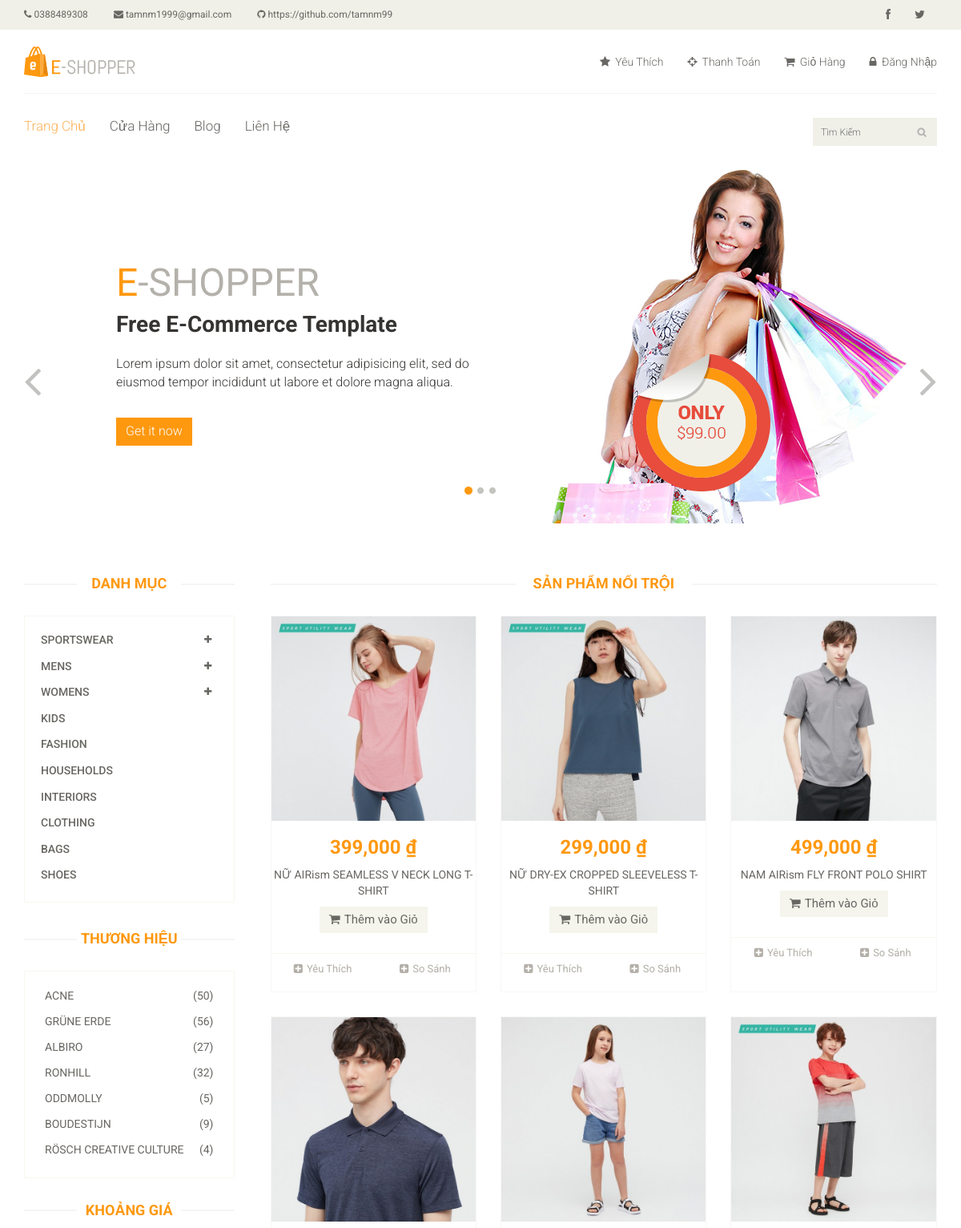
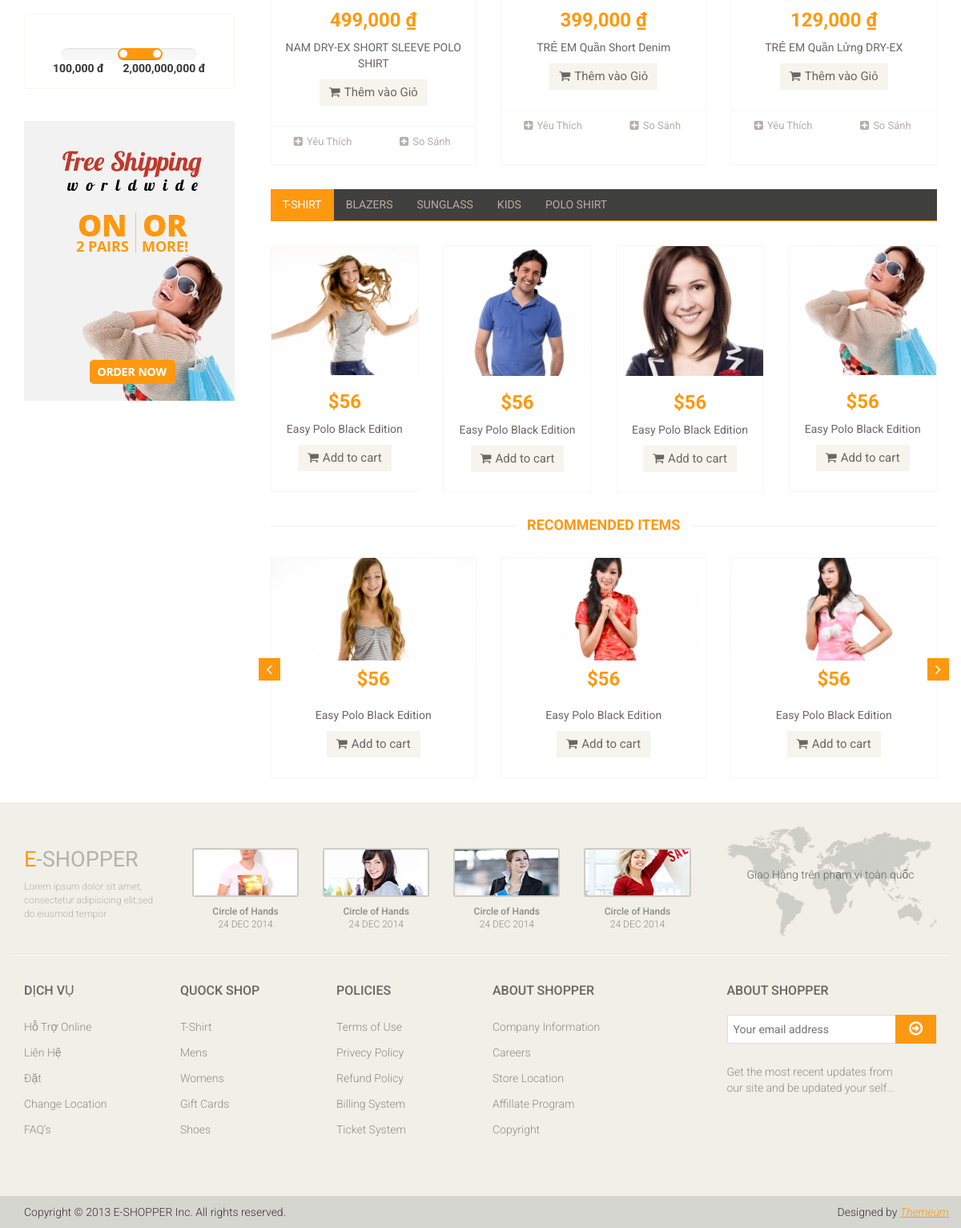
The page /public/index.php on the database its author committed (2 pictures, top to bottom).
### tables this page shows
CREATE TABLE `tbl_products` (
  `id` int(15) NOT NULL,
  `user_url_address` varchar(60) NOT NULL,
  `description` varchar(300) NOT NULL,
  `category` int(15) NOT NULL,
  `price` float NOT NULL,
  `quantity` int(11) NOT NULL,
  `image` varchar(500) NOT NULL,
  `image2` varchar(500) DEFAULT NULL,
  `image3` varchar(500) DEFAULT NULL,
  `image4` varchar(500) DEFAULT NULL,
  `date` datetime NOT NULL,
  `slug` varchar(100) DEFAULT NULL
);

### app/views/eshop/product.inc.php (the view)
<div class="col-sm-4" style="height: 500px; display: flex" >
    <div class="product-image-wrapper">
        <div class="single-products">
            <div class="productinfo text-center">
                <a href="<?= ROOT ?>product_details/<?= $data->slug ?>">
                    <div style="overflow: hidden">
                        <img class="product-image" src="<?= ROOT . $data->image ?>" alt=""/>
                    </div>
                </a>
                <h2><?= number_format($data->price, 0, ',') ?> ₫</h2>
                <p><?= $data->description ?></p>
                <a href="<?= ROOT ?>add_to_cart/<?= $data->id ?>" class="btn btn-default add-to-cart"><i
                            class="fa fa-shopping-cart"></i>Thêm vào Giỏ</a>
            </div>
        </div>
        <div class="choose">
            <ul class="nav nav-pills nav-justified">
                <li><a href="#"><i class="fa fa-plus-square"></i>Yêu Thích</a></li>
                <li><a href="#"><i class="fa fa-plus-square"></i>So Sánh</a></li>
            </ul>
        </div>
    </div>
</div>

### app/views/eshop/index.php (shortened to what the rows shown need)
<section id="slider">
    <div class="container">
        <div class="row">
            <div class="col-sm-12">
                <div id="slider-carousel" class="carousel slide" data-ride="carousel">
                    <div class="carousel-inner">
                        <div class="item active">
                            <div class="col-sm-6">
                                <h1><span>E</span>-SHOPPER</h1>
                                <h2>Free E-Commerce Template</h2>
                            </div>
                        </div>
                    </div>
                </div>
            </div>
        </div>
    </div>
</section>
<section>
    <div class="container">
        <div class="row">
            <div class="col-sm-3">
                <div class="left-sidebar">
                    <br>
                    <h2>Danh Mục</h2>
                    <div class="brands_products">
                        <h2>Thương Hiệu</h2>
                    </div>
                    <div class="price-range">
                        <h2>Khoảng Giá</h2>
                    </div>
                </div>
            </div>
            <div class="col-sm-9 padding-right">
                <div class="features_items">
                    <br>
                    <h2 class="title text-center">Sản Phẩm nổi trội</h2>
                    <?php if (is_array($ROWS)): ?>
                        <?php foreach ($ROWS as $row): ?>
                            <?php $this->view("product.inc", $row); ?>
                        <?php endforeach; ?>
                    <?php endif; ?>
                </div>
                <div class="category-tab">
                    <div class="tab-content">
                        <div class="tab-pane fade active in" id="tshirt">
                            <div class="col-sm-3">
                                <div class="product-image-wrapper">
                                    <div class="single-products">
                                        <div class="productinfo text-center">
                                            <h2>$56</h2>
                                        </div>
                                    </div>
                                </div>
                            </div>
                            <div class="col-sm-3">
                                <div class="product-image-wrapper">
                                    <div class="single-products">
                                        <div class="productinfo text-center">
                                            <h2>$56</h2>
                                        </div>
                                    </div>
                                </div>
                            </div>
                            <div class="col-sm-3">
                                <div class="product-image-wrapper">
                                    <div class="single-products">
                                        <div class="productinfo text-center">
                                            <h2>$56</h2>
                                        </div>
                                    </div>
                                </div>
                            </div>
                            <div class="col-sm-3">
                                <div class="product-image-wrapper">
                                    <div class="single-products">
                                        <div class="productinfo text-center">
                                            <h2>$56</h2>
                                        </div>
                                    </div>
                                </div>
                            </div>
                        </div>
                    </div>
                </div>
                <div class="recommended_items">
                    <h2 class="title text-center">recommended items</h2>
                    <div id="recommended-item-carousel" class="carousel slide" data-ride="carousel">
                        <div class="carousel-inner">
                            <div class="item active">
                                <div class="col-sm-4">
                                    <div class="product-image-wrapper">
                                        <div class="single-products">
                                            <div class="productinfo text-center">
                                                <h2>$56</h2>
                                            </div>
                                        </div>
                                    </div>
                                </div>
                                <div class="col-sm-4">
                                    <div class="product-image-wrapper">
                                        <div class="single-products">
                                            <div class="productinfo text-center">
                                                <h2>$56</h2>
                                            </div>
                                        </div>
                                    </div>
                                </div>
                                <div class="col-sm-4">
                                    <div class="product-image-wrapper">
                                        <div class="single-products">
                                            <div class="productinfo text-center">
                                                <h2>$56</h2>
                                            </div>
                                        </div>
                                    </div>
                                </div>
                            </div>
                        </div>
                    </div>
                </div>
            </div>
        </div>
    </div>
</section>

### rows shown on the page
tbl_products: shows a picture, price "399,000", description "NỮ AIRism SEAMLESS V NECK LONG T-SHIRT"
tbl_products: shows a picture, price "299,000", description "NỮ DRY-EX CROPPED SLEEVELESS T-SHIRT"
tbl_products: shows a picture, price "499,000", description "NAM AIRism FLY FRONT POLO SHIRT"
tbl_products: shows a picture, price "499,000", description "NAM DRY-EX SHORT SLEEVE POLO SHIRT"
tbl_products: shows a picture, price "399,000", description "TRẺ EM Quần Short Denim"
tbl_products: shows a picture, price "129,000", description "TRẺ EM Quần Lửng DRY-EX"
